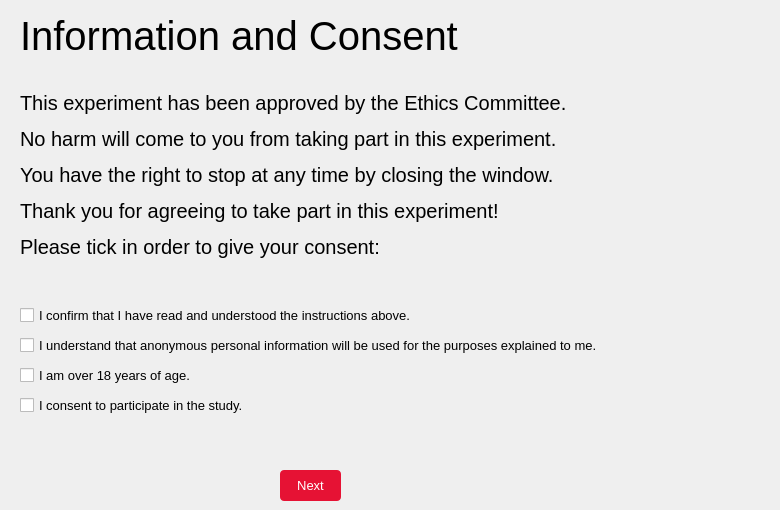
    <widget class="QWidget" name="consent_page">
     <widget class="QWidget" name="consent_grp" native="true">
      <property name="geometry">
       <rect>
        <x>0</x>
        <y>290</y>
        <width>731</width>
        <height>141</height>
       </rect>
      </property>
      <widget class="QCheckBox" name="consent_participation">
       <property name="geometry">
        <rect>
         <x>20</x>
         <y>100</y>
         <width>331</width>
         <height>31</height>
        </rect>
       </property>
       <property name="font">
        <font>
         <pointsize>10</pointsize>
        </font>
       </property>
       <property name="text">
        <string>I consent to participate in the study.</string>
       </property>
      </widget>
      <widget class="QCheckBox" name="consent_understand">
       <property name="geometry">
        <rect>
         <x>20</x>
         <y>40</y>
         <width>681</width>
         <height>31</height>
        </rect>
       </property>
       <property name="font">
        <font>
         <pointsize>10</pointsize>
        </font>
       </property>
       <property name="text">
        <string>I understand that anonymous personal information will be used for the purposes explained to me.</string>
       </property>
      </widget>
      <widget class="QCheckBox" name="consent_read">
       <property name="geometry">
        <rect>
         <x>20</x>
         <y>10</y>
         <width>531</width>
         <height>31</height>
        </rect>
       </property>
       <property name="font">
        <font>
         <pointsize>10</pointsize>
        </font>
       </property>
       <property name="text">
        <string>I confirm that I have read and understood the instructions above.</string>
       </property>
      </widget>
      <widget class="QCheckBox" name="consent_age">
       <property name="geometry">
        <rect>
         <x>20</x>
         <y>70</y>
         <width>331</width>
         <height>31</height>
        </rect>
       </property>
       <property name="font">
        <font>
         <pointsize>10</pointsize>
        </font>
       </property>
       <property name="text">
        <string>I am over 18 years of age.</string>
       </property>
      </widget>
     </widget>
     <widget class="QPushButton" name="next_consent">
      <property name="geometry">
       <rect>
        <x>280</x>
        <y>470</y>
        <width>61</width>
        <height>31</height>
       </rect>
      </property>
      <property name="font">
       <font>
        <pointsize>10</pointsize>
       </font>
      </property>
      <property name="autoFillBackground">
       <bool>false</bool>
      </property>
      <property name="styleSheet">
       <string notr="true">background-color: rgb(230, 18, 52);
border-color: rgb(206, 16, 47);
color: rgb(255, 255, 255);
border-radius: 4px</string>
      </property>
      <property name="text">
       <string>Next</string>
      </property>
     </widget>
     <widget class="QLabel" name="label_9">
      <property name="geometry">
       <rect>
        <x>20</x>
        <y>50</y>
        <width>751</width>
        <height>251</height>
       </rect>
      </property>
      <property name="font">
       <font>
        <pointsize>15</pointsize>
       </font>
      </property>
      <property name="text">
       <string>&lt;html&gt;&lt;head/&gt;&lt;body&gt;&lt;p&gt;This experiment has been approved by the Ethics Committee.&lt;/p&gt;&lt;p&gt;No harm will come to you from taking part in this experiment. &lt;/p&gt;&lt;p&gt;You have the right to stop at any time by closing the window.&lt;/p&gt;&lt;p&gt;Thank you for agreeing to take part in this experiment!&lt;/p&gt;&lt;p&gt;Please tick in order to give your consent:&lt;/p&gt;&lt;/body&gt;&lt;/html&gt;</string>
      </property>
     </widget>
     <widget class="QLabel" name="label_3">
      <property name="geometry">
       <rect>
        <x>20</x>
        <y>-10</y>
        <width>561</width>
        <height>91</height>
       </rect>
      </property>
      <property name="font">
       <font>
        <pointsize>30</pointsize>
       </font>
      </property>
      <property name="text">
       <string>Information and Consent</string>
      </property>
     </widget>
    </widget>
